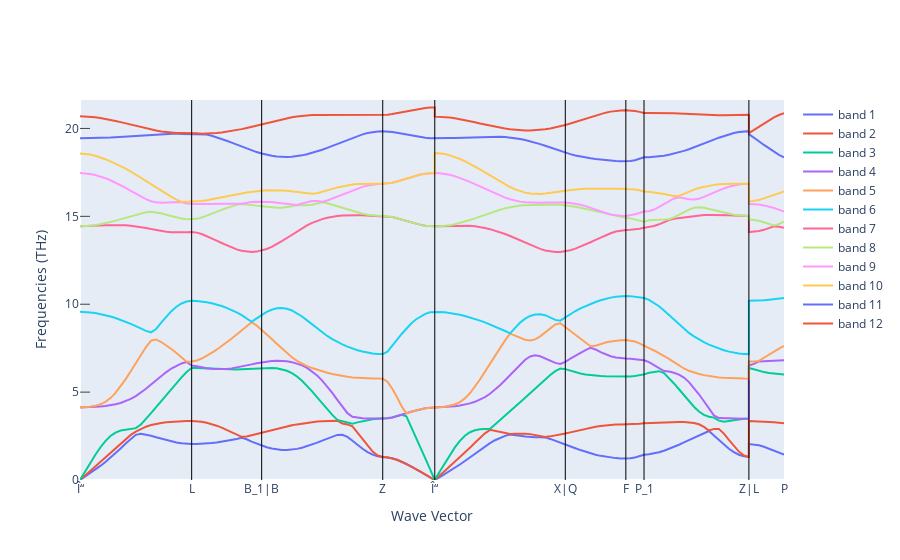

Notebook source saved alongside this figure:
### Markdown cell above
# Phonon bandstructure

### Code cell
fig_ph_bs = get_plot_bs(ph_bs)
fig_ph_bs.update_yaxes(rangemode="tozero")
fig_ph_bs.show()

### Figure 1 — Plotly figure (JSON) as saved in the notebook; plotly's stock layout.template omitted (floating-point values rounded to 4 significant figures; data arrays with more than 128 entries replaced by an {"elided": "..."} marker saying what was removed)
{"data": [{"mode": "lines", "name": "band 1", "type": "scatter", "x": {"elided": "150 float values"}, "y": {"elided": "150 float values"}}, {"mode": "lines", "name": "band 2", "type": "scatter", "x": {"elided": "150 float values"}, "y": {"elided": "150 float values"}}, {"mode": "lines", "name": "band 3", "type": "scatter", "x": {"elided": "150 float values"}, "y": {"elided": "150 float values"}}, {"mode": "lines", "name": "band 4", "type": "scatter", "x": {"elided": "150 float values"}, "y": {"elided": "150 float values"}}, {"mode": "lines", "name": "band 5", "type": "scatter", "x": {"elided": "150 float values"}, "y": {"elided": "150 float values"}}, {"mode": "lines", "name": "band 6", "type": "scatter", "x": {"elided": "150 float values"}, "y": {"elided": "150 float values"}}, {"mode": "lines", "name": "band 7", "type": "scatter", "x": {"elided": "150 float values"}, "y": {"elided": "150 float values"}}, {"mode": "lines", "name": "band 8", "type": "scatter", "x": {"elided": "150 float values"}, "y": {"elided": "150 float values"}}, {"mode": "lines", "name": "band 9", "type": "scatter", "x": {"elided": "150 float values"}, "y": {"elided": "150 float values"}}, {"mode": "lines", "name": "band 10", "type": "scatter", "x": {"elided": "150 float values"}, "y": {"elided": "150 float values"}}, {"mode": "lines", "name": "band 11", "type": "scatter", "x": {"elided": "150 float values"}, "y": {"elided": "150 float values"}}, {"mode": "lines", "name": "band 12", "type": "scatter", "x": {"elided": "150 float values"}, "y": {"elided": "150 float values"}}], "layout": {"shapes": [{"line": {"color": "black", "width": 1}, "type": "line", "x0": 1.196, "x1": 1.196, "xref": "x", "y0": 0, "y1": 1, "yref": "y domain"}, {"line": {"color": "black", "width": 1}, "type": "line", "x0": 1.945, "x1": 1.945, "xref": "x", "y0": 0, "y1": 1, "yref": "y domain"}, {"line": {"color": "black", "width": 1}, "type": "line", "x0": 3.242, "x1": 3.242, "xref": "x", "y0": 0, "y1": 1, "yref": "y domain"}, {"line": {"color": "black", "width": 1}, "type": "line", "x0": 3.799, "x1": 3.799, "xref": "x", "y0": 0, "y1": 1, "yref": "y domain"}, {"line": {"color": "black", "width": 1}, "type": "line", "x0": 5.196, "x1": 5.196, "xref": "x", "y0": 0, "y1": 1, "yref": "y domain"}, {"line": {"color": "black", "width": 1}, "type": "line", "x0": 5.845, "x1": 5.845, "xref": "x", "y0": 0, "y1": 1, "yref": "y domain"}, {"line": {"color": "black", "width": 1}, "type": "line", "x0": 6.039, "x1": 6.039, "xref": "x", "y0": 0, "y1": 1, "yref": "y domain"}, {"line": {"color": "black", "width": 1}, "type": "line", "x0": 7.162, "x1": 7.162, "xref": "x", "y0": 0, "y1": 1, "yref": "y domain"}], "xaxis": {"mirror": true, "showgrid": false, "ticklen": 0, "ticks": "inside", "ticktext": ["Î“", "L", "B_1|B", "Z", "Î“", "X|Q", "F", "P_1", "Z|L", "P"], "tickvals": [0, 1.196, 1.945, 3.242, 3.799, 5.196, 5.845, 6.039, 7.162, 7.538], "title": {"text": "Wave Vector"}}, "yaxis": {"mirror": true, "range": [0, 21.62], "rangemode": "tozero", "showgrid": false, "ticklen": 10, "ticks": "inside", "title": {"text": "Frequencies (THz)"}}}}
